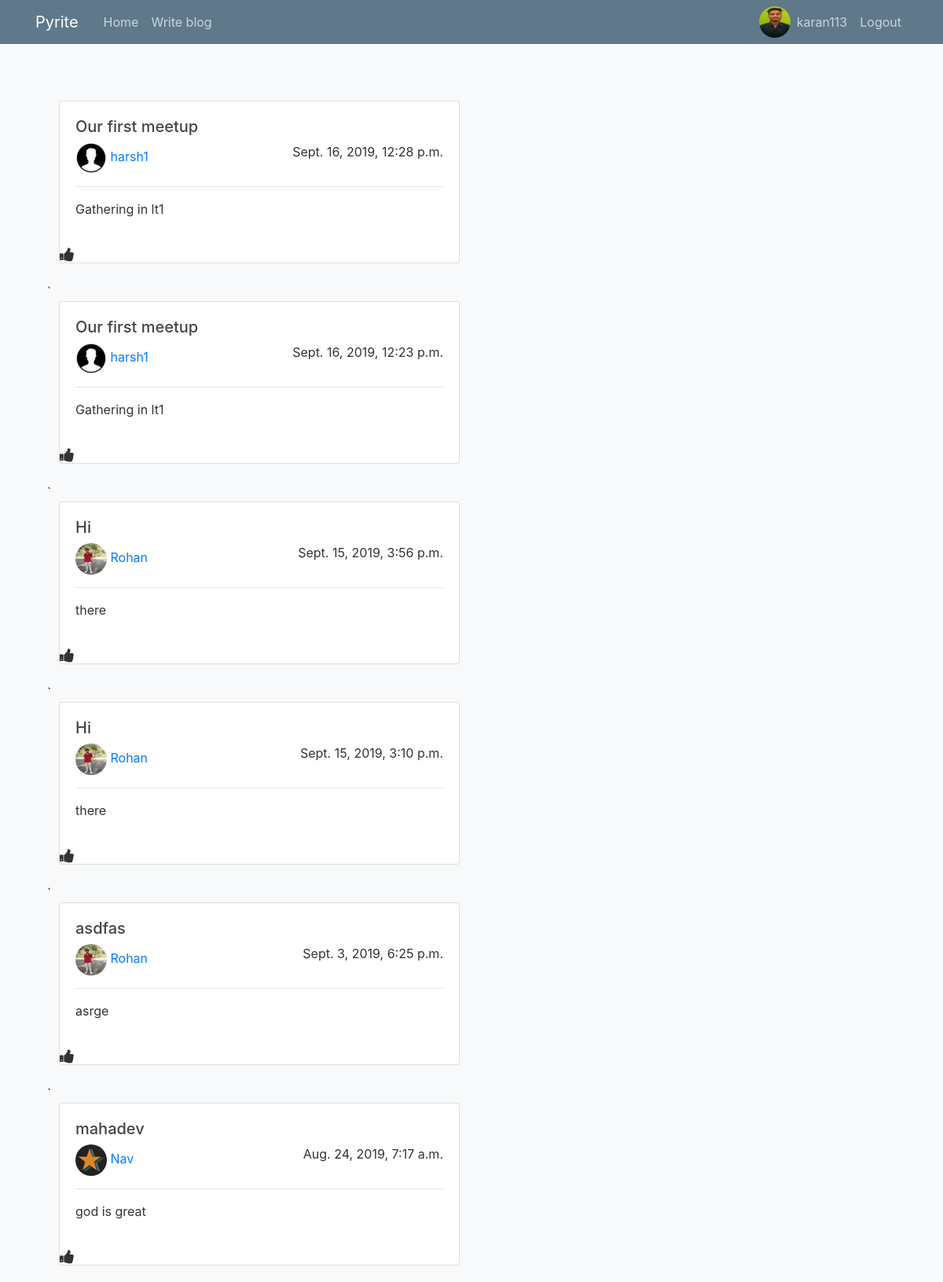
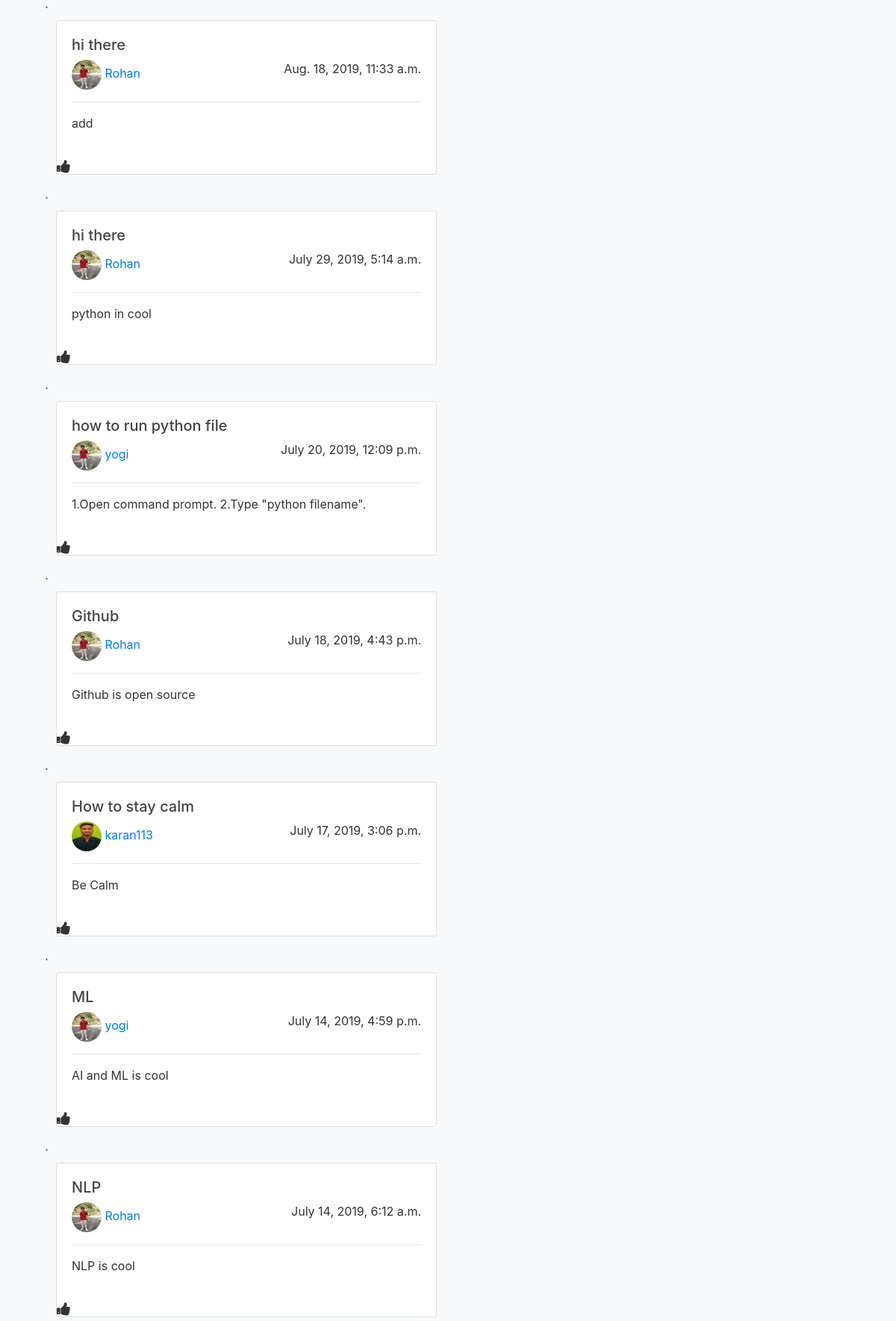
Screenshot of /home/ (signed in, upper part) with the database file from the repository (2 pictures, top to bottom).
### blog/models.py (models this page shows, shortened)
class Post(models.Model):
    title=models.CharField(max_length=100)
    content=models.TextField()
    posted_on=models.DateTimeField(default=timezone.now)
    author=models.IntegerField()
    likes=models.ManyToManyField(User, related_name='liked', symmetrical=False)

### blog/views.py (the view)
# urls.py: path('',views.home),
def home(request):
    d={}
    profile=Profile.objects.all()
    url=''
    for i in profile:
        d.update({i.user.id:[i.user.username,i.avatar]})
    b=Post.objects.all()
    l=[]
    avtar=d[request.user.id][1]
    for i in b:
        print (i.author)
        url='/user/profile'+str(i.author)+"/"
        t=post("      "+d[i.author][0],i.title,i.content,d[i.author][1],i.posted_on,url,i.id)
        l.append(t)
    l=l[::-1]
    return render(request,'blog/home.html',{'blogs':l,'avatar':avtar})

### templates/blog/home.html (shortened to what this page needs)
{% extends 'blog/base.html' %}
{% load bootstrap4 %}
{% block content %}
<br></br>
<div class="container">
    <div class="col">
            {% for blog in blogs %}
            <div class="col-sm-6">
                <div class="card  mb-4">
                    <div class="card-body">
                        <h5  class="float-center">{{blog.title}}</h5>
                        <h9 class="float-right"></h5>{{blog.posted_on}}</h9>
                        <p class="card-title" class="text-info"><img src="{{blog.avatar.url}}"  class="rounded-circle"><a href={{ blog.url }} title="View User">{{blog.author}}</a><hr> {{blog.content}}</p>
                    </div>
                    <i onclick="myFunction(this)" class="fa fa-thumbs-up" name="{{blog.id}}"></i>
                </div>
            </div>
    `       {% endfor %}
    </div>
</div>
{% endblock%}

### templates/blog/base.html (shortened to what this page needs)
{% load bootstrap4 %}
{% bootstrap_css %}
<!DOCTYPE html>
<html lang="en">
<head>
  <link rel="stylesheet" href="https://cdnjs.cloudflare.com/ajax/libs/font-awesome/4.7.0/css/font-awesome.min.css">
  <link rel="stylesheet" href="https://stackpath.bootstrapcdn.com/bootstrap/4.3.1/css/bootstrap.min.css"></link>
</head>
<body class="bg-light">
<header class="site-header">
    <nav class="navbar navbar-expand-md navbar-dark bg-steel fixed-top">
      <div class="container">
        <a class="navbar-brand mr-4" href="/home">Pyrite</a>
        <div class="collapse navbar-collapse" id="navbarToggle">
          <div class="navbar-nav mr-auto">
            <a class="nav-item nav-link" href="/home">Home</a>
            <a class="nav-item nav-link" href="/addblog">Write blog</a>
          </div>
          <div class="navbar-nav">
            <img src="{{avatar.url}}" class="rounded-circle">
            <a class="nav-item nav-link" href="/user/myprofile">{{user.username}}</a>
            <a class="nav-item nav-link" href="/logout">Logout</a>
          </div>
        </div>
      </div>
    </nav>
  </header>
              {% block content %} {% endblock %}
</body>
</html>

### templates/blog/base.html (style rules this page uses)
.card { margin: 0 auto; float: none; margin-bottom: 10px; }
body { background: #fafafa; color: #333333; margin-top: 5rem; }
h1, h2, h3, h4, h5, h6 { color: #444444; }
.bg-steel { background-color: #5f788a; }
.site-header .navbar-nav .nav-link { color: #cbd5db; }
.fa { font-size: 20px; cursor: pointer; user-select: none; }

### rows the page displays
Post: title "Our first meetup", posted_on "Sept. 16, 2019, 12:28 p.m.", content "Gathering in lt1"
Post: title "Our first meetup", posted_on "Sept. 16, 2019, 12:23 p.m.", content "Gathering in lt1"
Post: title "Hi", posted_on "Sept. 15, 2019, 3:56 p.m.", content "there"
Post: title "Hi", posted_on "Sept. 15, 2019, 3:10 p.m.", content "there"
Post: title "asdfas", posted_on "Sept. 3, 2019, 6:25 p.m.", content "asrge"
Post: title "mahadev", posted_on "Aug. 24, 2019, 7:17 a.m.", content "god is great"
Post: title "hi there", posted_on "Aug. 18, 2019, 11:33 a.m.", content "add"
Post: title "hi there", posted_on "July 29, 2019, 5:14 a.m.", content "python in cool"
Post: title "how to run python file", posted_on "July 20, 2019, 12:09 p.m.", content "1.Open command prompt. 2.Type \"python filename\"."
Post: title "Github", posted_on "July 18, 2019, 4:43 p.m.", content "Github is open source"
Post: title "How to stay calm", posted_on "July 17, 2019, 3:06 p.m.", content "Be Calm"
Post: title "ML", posted_on "July 14, 2019, 4:59 p.m.", content "AI and ML is cool"
Post: title "NLP", posted_on "July 14, 2019, 6:12 a.m.", content "NLP is cool"

### other values shown
{{ user.username }} "karan113"
{{ blog.author }} "harsh1" "harsh1" "Rohan" "Rohan" "Rohan" "Nav" "Rohan" "Rohan" "yogi" "Rohan" "karan113" "yogi" "Rohan"
